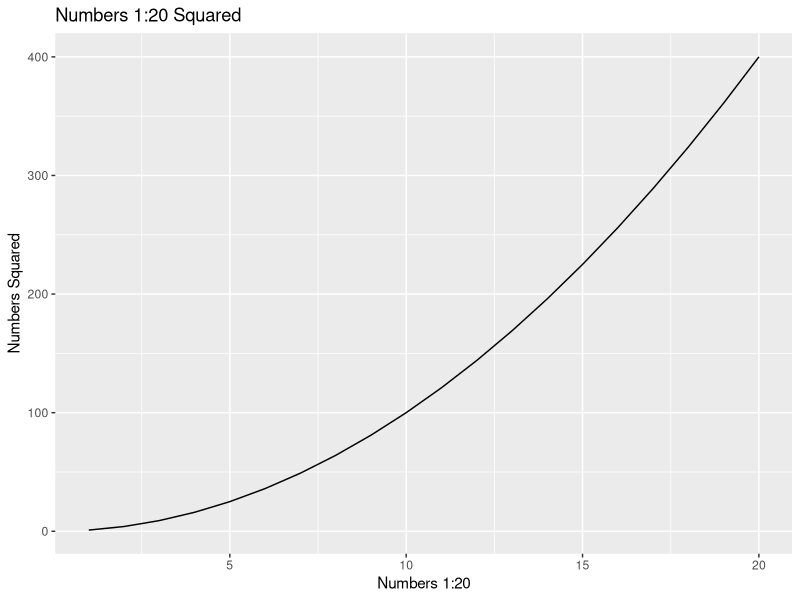

The R script that drew this image:
install.packages("ggplot2", dependencies = TRUE)
library(ggplot2)

x <- 1:20  #seq of 1-20 integers
y <- x^2  # x squared
library(ggplot2)
qplot(x, y, geom = "line", xlab = "Numbers 1:20", ylab = "Numbers Squared", 
      main = "Numbers 1:20 Squared")


